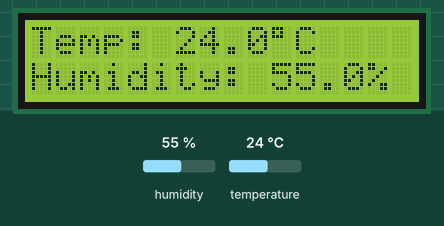
Simulated run of this sketch. Board: ESP32. Shown: 16×2 character LCD. The test bench sets the inputs (shaded band); at power-on: humidity 55 %, temperature 24 °C. What the sketch prints to the serial monitor is not drawn.

Above: at 3.2 s.
3.3 s: humidity set to 22 %
At 4.9 s:
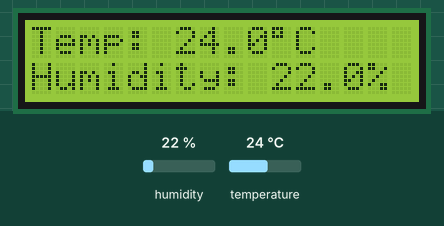
6.0 s: temperature set to 12 °C
At 7.4 s:
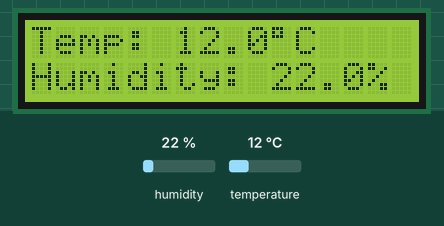
8.7 s: humidity set to 40 %
At 11.4 s:
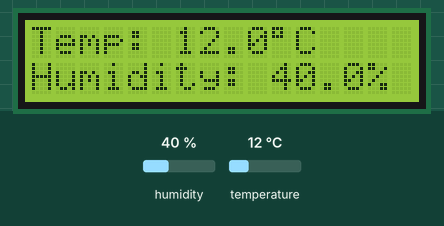
11.7 s: temperature set to 19 °C
At 12.8 s:
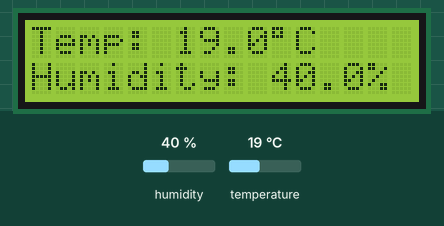
Timing chart, 0 to 14.7 s (numbered marks = the images above; inputs shaded):
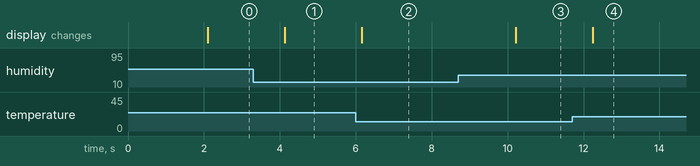

The sketch:

DHT11_LCD.ino
```cpp
#include <DHT.h>
#include <LiquidCrystal.h>

// -------------------- DHT11 --------------------
#define DHT_PIN 4
#define DHT_TYPE DHT11

DHT dht(DHT_PIN, DHT_TYPE);

// -------------------- LCD --------------------
// LiquidCrystal(RS, EN, D4, D5, D6, D7)
LiquidCrystal lcd(13, 14, 27, 26, 25, 33);

void setup() {
  Serial.begin(115200);

  // Initialize DHT11
  dht.begin();

  // Initialize LCD
  lcd.begin(16, 2);

  // Startup message
  lcd.setCursor(0, 0);
  lcd.print("DHT11 Sensor");
  lcd.setCursor(0, 1);
  lcd.print("Initializing...");

  delay(2000);
  lcd.clear();
}

void loop() {
  // Read humidity and temperature
  float humidity = dht.readHumidity();
  float temperature = dht.readTemperature(); // Celsius

  // Check whether reading failed
  if (isnan(humidity) || isnan(temperature)) {
    Serial.println("Failed to read from DHT11 sensor!");

    lcd.clear();
    lcd.setCursor(0, 0);
    lcd.print("DHT11 Error!");
    lcd.setCursor(0, 1);
    lcd.print("Check wiring");

    delay(2000);
    return;
  }

  // -------------------- Serial Monitor --------------------
  Serial.print("Temperature: ");
  Serial.print(temperature);
  Serial.println(" C");

  Serial.print("Humidity: ");
  Serial.print(humidity);
  Serial.println(" %");

  // -------------------- LCD --------------------
  lcd.clear();

  lcd.setCursor(0, 0);
  lcd.print("Temp: ");
  lcd.print(temperature, 1);
  lcd.write(223); // Degree symbol
  lcd.print("C");

  lcd.setCursor(0, 1);
  lcd.print("Humidity: ");
  lcd.print(humidity, 1);
  lcd.print("%");

  // DHT11 should not be read too frequently
  delay(2000);
}
```

Measured:
- after the input at 3.3 s, the display: changes after 0.83 s (image 1)
- after the input at 6.0 s, the display: changes after 0.15 s (image 2)
- after the input at 8.7 s, the display: changes after 1.5 s (image 3)
- after the input at 11.7 s, the display: changes after 0.54 s (image 4)
